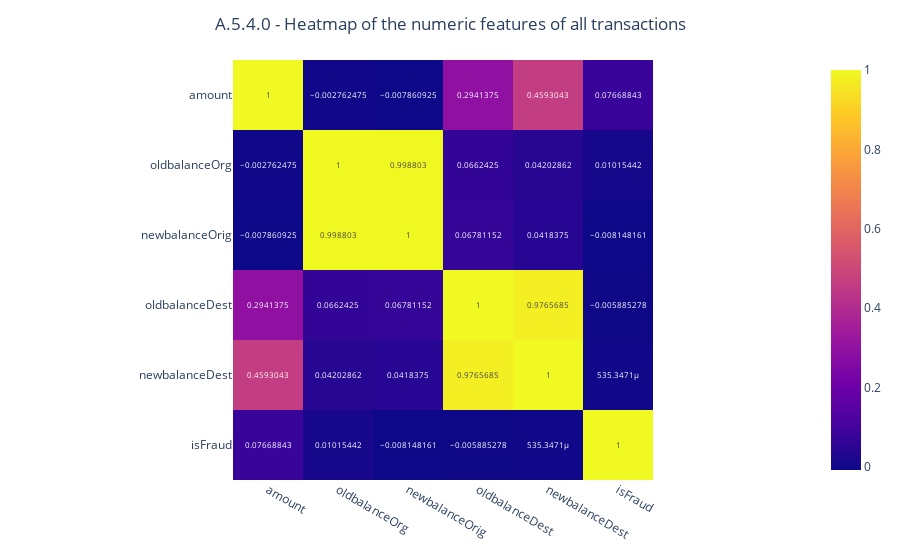

Notebook code for this chart:
### Code cell
# A.5.4.0 Heatmap of the numeric features of entire transaction dataset to explore corelation
df_numeric = transaction_df.select_dtypes(include=np.number)
df_numeric.drop('step', axis=1, inplace=True)
df_numeric.drop('isFlaggedFraud', axis=1, inplace=True)
#df_numeric = df_numeric.set_index('id')
fig = px.imshow(df_numeric.corr(), text_auto=True)
fig.update_layout(title={'text': 'A.5.4.0 - Heatmap of the numeric features of all transactions','x': 0.5,'xanchor': 'center'})
fig.write_image("images/A.5.4.0_heat_map_numeric_features_all_transactions.png")
fig.write_html("plots/A.5.4.0_heat_map_numeric_features_all_transactions.html")
fig.show()

### Figure 1 — Plotly figure (JSON) as saved in the notebook; plotly's stock layout.template omitted (floating-point values rounded to 4 significant figures)
{"data": [{"coloraxis": "coloraxis", "hovertemplate": "x: %{x}<br>y: %{y}<br>color: %{z}<extra></extra>", "name": "0", "texttemplate": "%{z}", "type": "heatmap", "x": ["amount", "oldbalanceOrg", "newbalanceOrig", "oldbalanceDest", "newbalanceDest", "isFraud"], "xaxis": "x", "y": ["amount", "oldbalanceOrg", "newbalanceOrig", "oldbalanceDest", "newbalanceDest", "isFraud"], "yaxis": "y", "z": [[1.0, -0.002762, -0.007861, 0.2941, 0.4593, 0.07669], [-0.002762, 1.0, 0.9988, 0.06624, 0.04203, 0.01015], [-0.007861, 0.9988, 1.0, 0.06781, 0.04184, -0.008148], [0.2941, 0.06624, 0.06781, 1.0, 0.9766, -0.005885], [0.4593, 0.04203, 0.04184, 0.9766, 1.0, 0.0005353], [0.07669, 0.01015, -0.008148, -0.005885, 0.0005353, 1.0]]}], "layout": {"coloraxis": {"colorscale": [[0, "#0d0887"], [0.1111, "#46039f"], [0.2222, "#7201a8"], [0.3333, "#9c179e"], [0.4444, "#bd3786"], [0.5556, "#d8576b"], [0.6667, "#ed7953"], [0.7778, "#fb9f3a"], [0.8889, "#fdca26"], [1, "#f0f921"]]}, "margin": {"t": 60}, "title": {"text": "A.5.4.0 - Heatmap of the numeric features of all transactions", "x": 0.5, "xanchor": "center"}, "xaxis": {"anchor": "y", "constrain": "domain", "domain": [0, 1], "scaleanchor": "y"}, "yaxis": {"anchor": "x", "autorange": "reversed", "constrain": "domain", "domain": [0, 1]}}}
